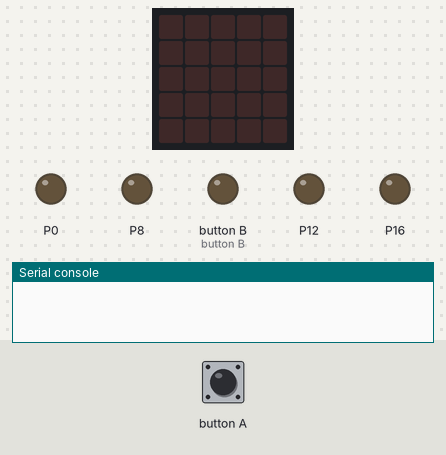
Bench run of a program on a simulated BBC micro:bit running MicroPython. Parts: the board's 5×5 LED display, output pins drawn as LEDs (lit = HIGH), the last lines printed to the serial console. Dashed ring = blinking. Inputs (shaded band) come from the test bench.

Above: at 1.2 s.
1.3 s: button A pressed for 3.2 s
At 4.6 s:
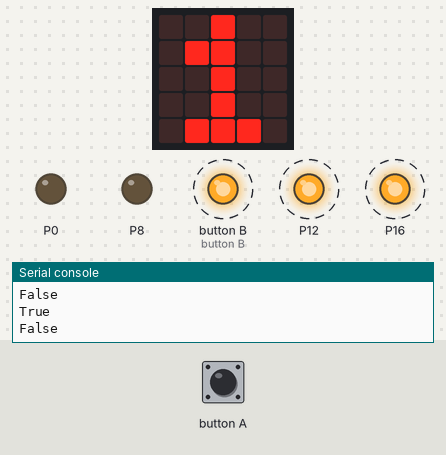
6.0 s: button A pressed for 0.15 s
At 7.0 s:
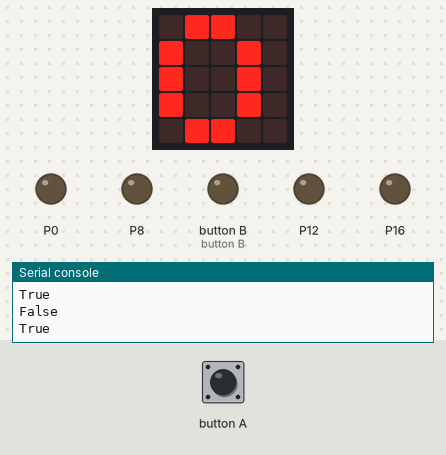
Timing chart, 0 to 9.0 s (numbered marks = the images above; inputs shaded):
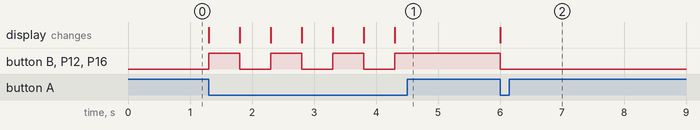

Measured:
- after the input at 1.3 s, button B, P12, P16: alternates HIGH for 0.50 s and LOW for 0.50 s, 7 changes in all, then stays HIGH, starting at once; the display: changes at once (image 1)
- after the input at 6.0 s, button B, P12, P16: HIGH → LOW at once; the display: changes at once (image 2)

The program:

PP_Relays.py
```python
# all three Pololu relays working independently
# by Edmond Lascaris
# 14 Feb 2018
# Platypus project
# Replicated by Rudra

from microbit import *
# BBC Micro:bit motor driver board V2 H-bridge
def pin12RelayOff():
    pin8.write_digital(0)
    pin12.write_digital(0)

def pin12RelayOn():
    pin8.write_digital(0)
    pin12.write_digital(1)

def pin16RelayOff():
    pin0.write_digital(0)
    pin16.write_digital(0)

def pin16RelayOn():
    pin0.write_digital(0)
    pin16.write_digital(1)

# using button_b to control relay
def pin11RelayOn():
    pin11.write_digital(1)

def pin11RelayOff():
    pin11.write_digital(0)

toggle = True

while True:
    if button_a.is_pressed() and toggle==True:
        pin16RelayOn()
        pin12RelayOn()
        pin11RelayOn()
        toggle = False
        display.show("1")
        print(toggle)
        sleep(500)

    if button_a.is_pressed() and toggle==False:
        pin16RelayOff()
        pin12RelayOff()
        pin11RelayOff()
        toggle = True
        display.show("0")
        print(toggle)
        sleep(500)
        
```
